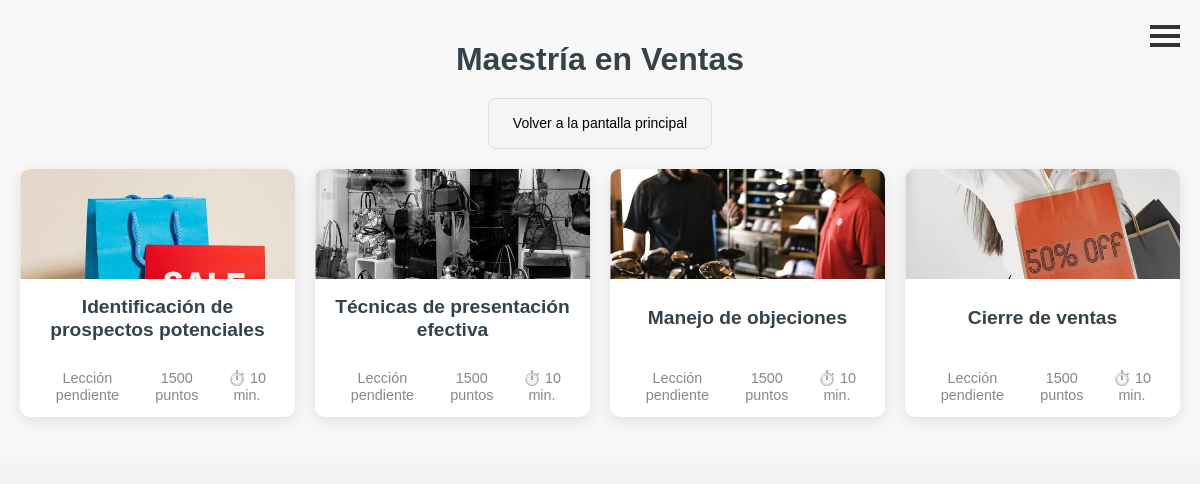
The page /curso/3/ (signed in) on the database its author committed.
### cursos/models.py (models this page shows, shortened)
class Curso(models.Model):
    titulo = models.CharField(max_length=200)
    explicacion = models.TextField()
    miniexplicacion = models.TextField()
    fecha_creacion = models.DateTimeField(default=timezone.now)
    puntos = models.SmallIntegerField()
    miniatura = models.ImageField(upload_to='images/miniaturas/')

class Leccion(models.Model):
    titulo = models.CharField(max_length=200)
    explicacion = models.TextField()
    autor = models.ForeignKey('Autor', on_delete=models.CASCADE)
    fecha_creacion = models.DateTimeField(default=timezone.now)
    contenido = models.TextField()
    puntos = models.SmallIntegerField()
    ejercicio = models.ForeignKey('Ejercicio', on_delete=models.CASCADE, blank=True, null=True)
    curso = models.ForeignKey('Curso', on_delete=models.CASCADE)
    miniatura = models.ImageField(upload_to='images/miniaturas/')
    imagen1 = models.ImageField(upload_to='images/lecciones/', blank=True, null=True)
    imagen2 = models.ImageField(upload_to='images/lecciones/', blank=True, null=True)
    imagen3 = models.ImageField(upload_to='images/lecciones/', blank=True, null=True)
    imagen4 = models.ImageField(upload_to='images/lecciones/', blank=True, null=True)
    imagen5 = models.ImageField(upload_to='images/lecciones/', blank=True, null=True)

### cursos/views.py (the view)
def detalle_curso(request, pk):
    curso = get_object_or_404(Curso, pk=pk)
    lecciones = Leccion.objects.filter(curso_id=pk)
    lecciones_completadas = {}
    for leccion in lecciones:
        leccion_completada = UsuarioLeccion.objects.filter(usuario=request.user, leccion=leccion, completada=True).exists()
        lecciones_completadas[leccion.id] = leccion_completada
    return render(request, 'cursos/detalle_curso.html', {'curso': curso, 'lecciones':lecciones, 'lecciones_completadas': lecciones_completadas})

### cursos/templatetags/custom_filters.py (called while the page is built)
@register.filter
def get_item(dictionary, key):
    return dictionary.get(key)

### cursos/templates/cursos/detalle_curso.html (shortened to what this page needs)
{% extends 'cursos/base.html' %}
{% load custom_filters %}
{% load static %}
{% block content %}
<section class="course-categories">
    <h2>{{ curso.titulo }}</h2>
    <div class="back-to-menu">
        <a href="/">Volver a la pantalla principal</a>
      </div>
    <div class="categories-grid">
      {% for leccion in lecciones %}
      <div class="category-item">
        <div class="category-image">
            <img src="{{ leccion.miniatura.url }}" alt="imagen" />
        </div>
        <div class="category-content">
            <h3><a href="{% url 'detalle_leccion' pk=leccion.pk %}" title='{{leccion.titulo}}'>{{leccion.titulo}}</a></h3>
            <div class="category-meta">
                <span>
                {% if lecciones_completadas|default_if_none:""|get_item:leccion.id %}
                    <div class="lesson-subtext">Leccion completada</div>
                {% else %}
                    <div class="lesson-subtext">Lección pendiente</div>
                {% endif %}
                </span>
                <span>1500 puntos</span>
                <span>⏱️ 10 min.</span>
            </div>
        </div>
    </div>
    {% endfor %}
            </div>
        </section>
{% endblock %}

### cursos/static/css/curso.css (style rules this page uses)
body, h1, h2, p, ul { margin: 0; padding: 0; list-style: none; }
body { font-family: Arial, sans-serif; line-height: 1.2; background-color: #f4f4f4; color: #333; }
.course-categories { padding: 40px 20px; background-color: #f8f8f8; text-align: center; }
.course-categories h2 { margin-bottom: 20px; font-size: 2rem; color: #35424a; }
.categories-grid { display: grid; gap: 20px; grid-template-columns: repeat(auto-fit, minmax(250px, 1fr)); margin-top: 5px; }
.category-item { background-color: #fff; border-radius: 10px; box-shadow: 0px 4px 15px rgba(0, 0, 0, 0.1); overflow: hidden; transition: transform 0.3s ease, box-shadow 0.3s ease; display: flex; flex-direction: column; justify-content: space-between; }
.category-item a { color: #35424a; text-decoration: none; font-weight: bold; border-bottom: 2px solid transparent; transition: color 0.3s ease, border-bottom-color 0.3s ease; }
.category-content { padding: 20px; display: flex; flex-direction: column; height: 100%; }
.category-content h3 { font-size: clamp(1.2rem, 1.3vw, 1.2rem); color: #35424a; margin-bottom: 10px; margin-top: 5px; flex: 0 1 30%; display: flex; align-items: center; justify-content: center; text-align: center; max-height: 30%; }
.category-meta { display: flex; gap: 10px; font-size: 0.9rem; color: #888; flex: 0 1 20%; align-items: center; justify-content: center; text-align: center; margin-top: auto; max-height: 20%; }
.category-meta span { display: flex; align-items: center; gap: 5px; }
.category-image { width: 100%; padding-top: 40%; position: relative; overflow: hidden; background-color: #f8f8f8; }
.category-image img { position: absolute; top: 50%; left: 50%; width: 100%; height: 100%; object-fit: cover; transform: translate(-50%, -50%); }
.back-to-menu { display: block; margin-bottom: 20px; padding: 8px 12px; text-align: center; background-color: #f5f5f5; color: #333; font-size: 14px; font-weight: normal; text-decoration: none; border-radius: 8px; border: 1px solid #ddd; transition: background-color 0.3s ease, color 0.3s ease; cursor: pointer; width: fit-content; margin-left: auto; margin-right: auto; }
.back-to-menu a { display: block; padding: inherit; color: inherit; text-decoration: none; }
.back-to-menu a { text-decoration: none; color: #000; }

### rows shown on the page
Curso: titulo "Maestría en Ventas"
Leccion: miniatura (picture), titulo "Identificación de prospectos potenciales", shows "Lección pendiente"
Leccion: miniatura (picture), titulo "Técnicas de presentación efectiva", shows "Lección pendiente"
Leccion: miniatura (picture), titulo "Manejo de objeciones", shows "Lección pendiente"
Leccion: miniatura (picture), titulo "Cierre de ventas", shows "Lección pendiente"
